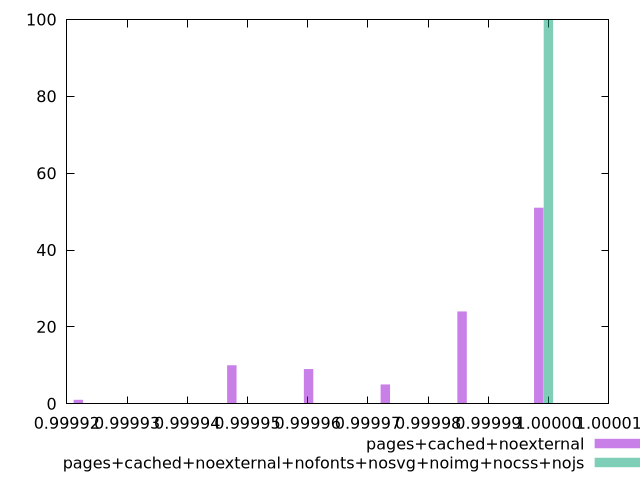

This chart was generated by the following gnuplot code:
$_pagesCachedNoexternal <<EOF
0.9999983638823595 51
0.9999473981637986 10
0.9999728810230791 5
0.9999856224527193 24
0.9999219153045182 1
0.9999601395934389 9
EOF
$_pagesCachedNoexternalNofontsNosvgNoimgNocssNojs <<EOF
0.9999999641342968 100
EOF
set key outside below
set terminal pngcairo
set output "report_00005_2020-11-02T22-26-11.212Z/max-potential-fid/max-potential-fid_pages+cached+noexternal_pages+cached+noexternal+nofonts+nosvg+noimg+nocss+nojs+hist.png"
set boxwidth 0.0000015609765955715282
set style fill transparent solid 0.5 noborder
set yrange [0:100]
plot $_pagesCachedNoexternal title "pages+cached+noexternal" with boxes ,$_pagesCachedNoexternalNofontsNosvgNoimgNocssNojs title "pages+cached+noexternal+nofonts+nosvg+noimg+nocss+nojs" with boxes ,
